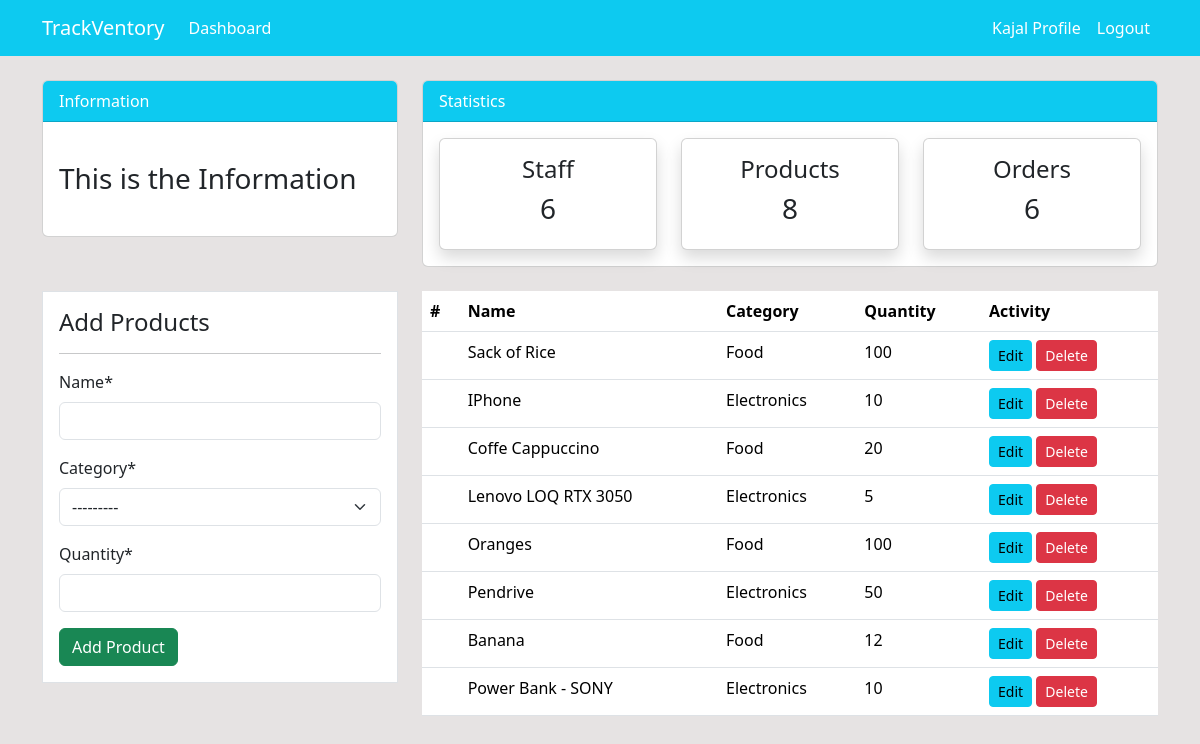
Page /product/ (signed in) on the committed database.
### dashboard/models.py (models this page shows, shortened)
class Product(models.Model):
    name=models.CharField(max_length=100,null=True)
    category=models.CharField(max_length=20, choices=CATEGORY,null=True)
    quantity=models.PositiveIntegerField(null=True)
    class Meta:
        verbose_name_plural='Product'

### dashboard/views.py (the view)
# urls.py: path('product/',views.product,name='dashboard-product'),
@login_required
def product(request):
    items=Product.objects.all() # using ORM (object relation mapping )
    products_count=items.count()
    workers_count=User.objects.all().count()
    orders_count=Order.objects.all().count()
    if request.method=='POST':
        form=ProductForm(request.POST)
        if form.is_valid():
            form.save()
            product_name=form.cleaned_data.get('name')
            messages.success(request,f'{product_name} has been added!')
            return redirect('dashboard-product')
    else:
        form=ProductForm()
    context={
        'items': items,
        'form':form,
        'workers_count':workers_count,
        'products_count':products_count,
        'orders_count':orders_count,
    }
    return render(request,'dashboard/product.html',context)

### dashboard/forms.py
class ProductForm(forms.ModelForm):
    class Meta:
        model=Product
        fields=['name','category','quantity']

### templates/dashboard/product.html (shortened to what this page needs)
{% extends 'partials/base.html' %}
{% load crispy_forms_tags %}
{% block content %}
{% include 'partials/topnav.html' %}
 <div class="container">
    <div class="row my-4">
        <div class="col-md-4">
            <div class="border bg-white p-3">
                <h4>Add Products</h4>
                <hr>
                <form method="POST">
                    {{form|crispy}}
                    <input class="btn btn-success btn-block" type="submit" value="Add Product">
                </form>
            </div>
        </div>
        <div class="col-md-8">
            <table class="table bg-white">
                <thead class="bg-info">
                    <tr class="text-white">
                        <th scope="col">#</th>
                        <th scope="col">Name</th>
                        <th scope="col">Category</th>
                        <th scope="col">Quantity</th>
                        <th scope="col">Activity</th>
                    </tr>
                </thead>
                <tbody>
                    {% for  item in items%}
                    <tr>
                        <th scope="row"> </th>
                        <td>{{item.name}}</td>
                        <td>{{item.category}}</td>
                        <td>{{item.quantity}}</td>
                        <td>
                            <a class="btn btn-info btn-sm" href="{% url 'dashboard-product-update' item.id %}">Edit</a>
                            <a class="btn btn-danger btn-sm" href="{% url 'dashboard-product-delete' item.id %}">Delete</a>
                        </td>
                    </tr>
                    {% endfor %}
                </tbody>
            </table>
        </div>
    </div>
</div>
{% endblock %}

### templates/partials/nav.html (shortened to what this page needs)
<nav class="navbar navbar-expand-lg navbar-info bg-info">
    <div class="container d-flex justify-content-between align-items-center">
        <a class="navbar-brand text-white font-weight-bold" href="{% url 'dashboard-index' %}">TrackVentory</a>
        {% if user.is_authenticated %}
        <ul class="navbar-nav mr-auto">
            <li class="nav-item">
                <a class="nav-link text-white" href="{% url 'dashboard-index' %}">Dashboard</a>
            </li>
        </ul>
        <div class="collapse navbar-collapse justify-content-end" id="navbarContent">
            <ul class="navbar-nav d-flex align-items-center">
                <li class="nav-item">
                    <a class="nav-link text-white" href="{% url 'user-profile' %}">{{ user.username }} Profile</a>
                </li>
                <li class="nav-item">
                    <a class="nav-link text-white" href="#"
                        onclick="event.preventDefault(); document.getElementById('logout-form').submit();">Logout</a>
                </li>
            </ul>
        </div>
        {% endif %}
    </div>
</nav>

### static/style.css (style rules this page uses)
body { background: rgb(230, 227, 227); }

### rows in the picture
Product: name "Sack of Rice", category "Food", quantity "100"
Product: name "IPhone", category "Electronics", quantity "10"
Product: name "Coffe Cappuccino", category "Food", quantity "20"
Product: name "Lenovo LOQ RTX 3050", category "Electronics", quantity "5"
Product: name "Oranges", category "Food", quantity "100"
Product: name "Pendrive", category "Electronics", quantity "50"
Product: name "Banana", category "Food", quantity "12"
Product: name "Power Bank - SONY", category "Electronics", quantity "10"

### other values in the picture
{{ user.username }} "Kajal"
{{ workers_count }} "6"
{{ products_count }} "8"
{{ orders_count }} "6"
